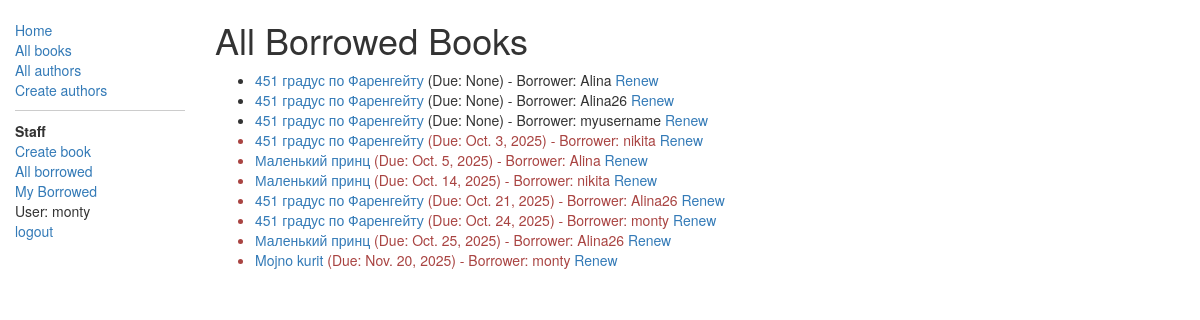
Page /catalog/all-borrowed/ (signed in) on the committed database.
### catalog/models.py (models this page shows, shortened)
class BookInstance(models.Model):
    objects = None
    borrower = models.ForeignKey(User, on_delete=models.SET_NULL, null=True, blank=True)
    class Meta:
        permissions = (("can_mark_returned", "Set book as returned"),)
    @property
    def is_overdue(self):
        if self.due_back and date.today() > self.due_back:
            return True
        return False
    """
    Model representing a specific copy of a book (i.e. that can be borrowed from the library).
    """
    id = models.UUIDField(primary_key=True, default=uuid.uuid4, help_text="Unique ID for this particular book across whole library")
    book = models.ForeignKey('Book', on_delete=models.SET_NULL, null=True)
    imprint = models.CharField(max_length=200)
    due_back = models.DateField(null=True, blank=True)
    LOAN_STATUS = (
        ('m', 'Maintenance'),
        ('o', 'On loan'),
        ('a', 'Available'),
        ('r', 'Reserved'),
    )
    status = models.CharField(max_length=1, choices=LOAN_STATUS, blank=True, default='m', help_text='Book availability')
    class Meta:
        ordering = ["due_back"]

class Book(models.Model):
    title = models.CharField(max_length=200)
    author = models.ForeignKey('Author', on_delete=models.SET_NULL, null=True)
    summary = models.TextField(max_length=1000, help_text='Enter a brief description of the book')
    isbn = models.CharField('ISBN', max_length=13,
                            help_text='13 Character <a href="https://www.isbn-international.org/content/what-isbn">ISBN number</a>')
    genre = models.ManyToManyField('Genre', help_text='Select a genre for this book')
    language = models.ForeignKey('Language', on_delete=models.SET_NULL, null=True)

### catalog/views.py (the view)
# urls.py: path('all-borrowed/', views.AllBorrowedBooksListView.as_view(), name='all-borrowed'),
class AllBorrowedBooksListView(PermissionRequiredMixin, generic.ListView):
    permission_required = 'catalog.can_mark_returned'
    template_name = 'catalog/bookinstance_list_all_borrowed.html'
    context_object_name = 'bookinstance_list'
    def get_queryset(self):
        return BookInstance.objects.filter(status__exact='o').select_related('book', 'borrower').order_by('due_back')

### catalog/templates/catalog/bookinstance_list_all_borrowed.html
{% extends "base_generic.html" %}
{% block content %}
    <h1>All Borrowed Books</h1>
    {% if bookinstance_list %}
    <ul>
      {% for bookinst in bookinstance_list %}
      <li class="{% if bookinst.is_overdue %}text-danger{% endif %}">
        <a href="{% url 'book-detail' bookinst.book.pk %}">{{ bookinst.book.title }}</a>
        (Due: {{ bookinst.due_back }})
        - Borrower: {{ bookinst.borrower.get_username|default:"Unknown" }}
        {% if user.is_staff %}
            <a href="{% url 'renew-book-librarian' bookinst.id %}">Renew</a>
        {% endif %}
      </li>
      {% endfor %}
    </ul>
    {% else %}
      <p>There are no books borrowed.</p>
    {% endif %}
{% endblock %}

### catalog/templates/base_generic.html (shortened to what this page needs)
<!DOCTYPE html>
<html lang="en">
<head>
    <link rel="stylesheet" href="https://maxcdn.bootstrapcdn.com/bootstrap/3.3.7/css/bootstrap.min.css"/>
    {% load static %}
    <link rel="stylesheet" href="{% static 'css/styles.css' %}"/>
</head>
<body>
<div class="container-fluid">
    <div class="row">
        <div class="col-sm-2">
            {% block sidebar %}
                <ul class="sidebar-nav">
                    <li><a href="{% url 'index' %}">Home</a></li>
                    <li><a href="{% url 'books' %}">All books</a></li>
                    <li><a href="{% url 'authors' %}">All authors</a></li>
                    <li><a href="{% url 'author-create' %}">Create authors</a></li>
                    {% if user.is_staff %}
                        <li style="border-top: 1px solid #ccc; margin-top: 10px; padding-top: 10px;">
                            <strong>Staff</strong></li>
                        <li><a href="{% url 'book-create' %}">Create book</a></li>
                        <li><a href="{% url 'all-borrowed' %}">All borrowed</a></li>
                    {% endif %}
                    {% if user.is_authenticated %}
                        <li><a href="{% url 'my-borrowed' %}">My Borrowed</a></li>
                        <li>User: {{ user.get_username }}</li>
                        <form method="post" action="{% url 'logout' %}">
                            <button type="submit" class="link-button">logout</button>
                        </form>
                    {% else %}
                        <li><a href="{% url 'login' %}?next={{ request.path }}">Login</a></li>
                    {% endif %}
                </ul>
            {% endblock %}
        </div>
        <div class="col-sm-10">
            {% block content %}{% endblock %}
        </div>
    </div>
</div>
</body>
</html>

### catalog/static/css/styles.css (style rules this page uses)
.sidebar-nav { margin-top: 20px; padding: 0; list-style: none; }

### catalog/templates/base_generic.html (style rules this page uses)
.link-button { background: none; border: none; color: #337AB7; text-decoration: none; cursor: pointer; padding: 0; font: inherit; }

### rows in the picture
BookInstance: book "451 градус по Фаренгейту", due_back "None", borrower.get_username "Alina"
BookInstance: book "451 градус по Фаренгейту", due_back "None", borrower.get_username "Alina26"
BookInstance: book "451 градус по Фаренгейту", due_back "None", borrower.get_username "myusername"
BookInstance: book "451 градус по Фаренгейту", due_back "Oct. 3, 2025", borrower.get_username "nikita"
BookInstance: book "Маленький принц", due_back "Oct. 5, 2025", borrower.get_username "Alina"
BookInstance: book "Маленький принц", due_back "Oct. 14, 2025", borrower.get_username "nikita"
BookInstance: book "451 градус по Фаренгейту", due_back "Oct. 21, 2025", borrower.get_username "Alina26"
BookInstance: book "451 градус по Фаренгейту", due_back "Oct. 24, 2025", borrower.get_username "monty"
BookInstance: book "Маленький принц", due_back "Oct. 25, 2025", borrower.get_username "Alina26"
BookInstance: book "Mojno kurit", due_back "Nov. 20, 2025", borrower.get_username "monty"

### other values in the picture
{{ user.get_username }} "monty"
